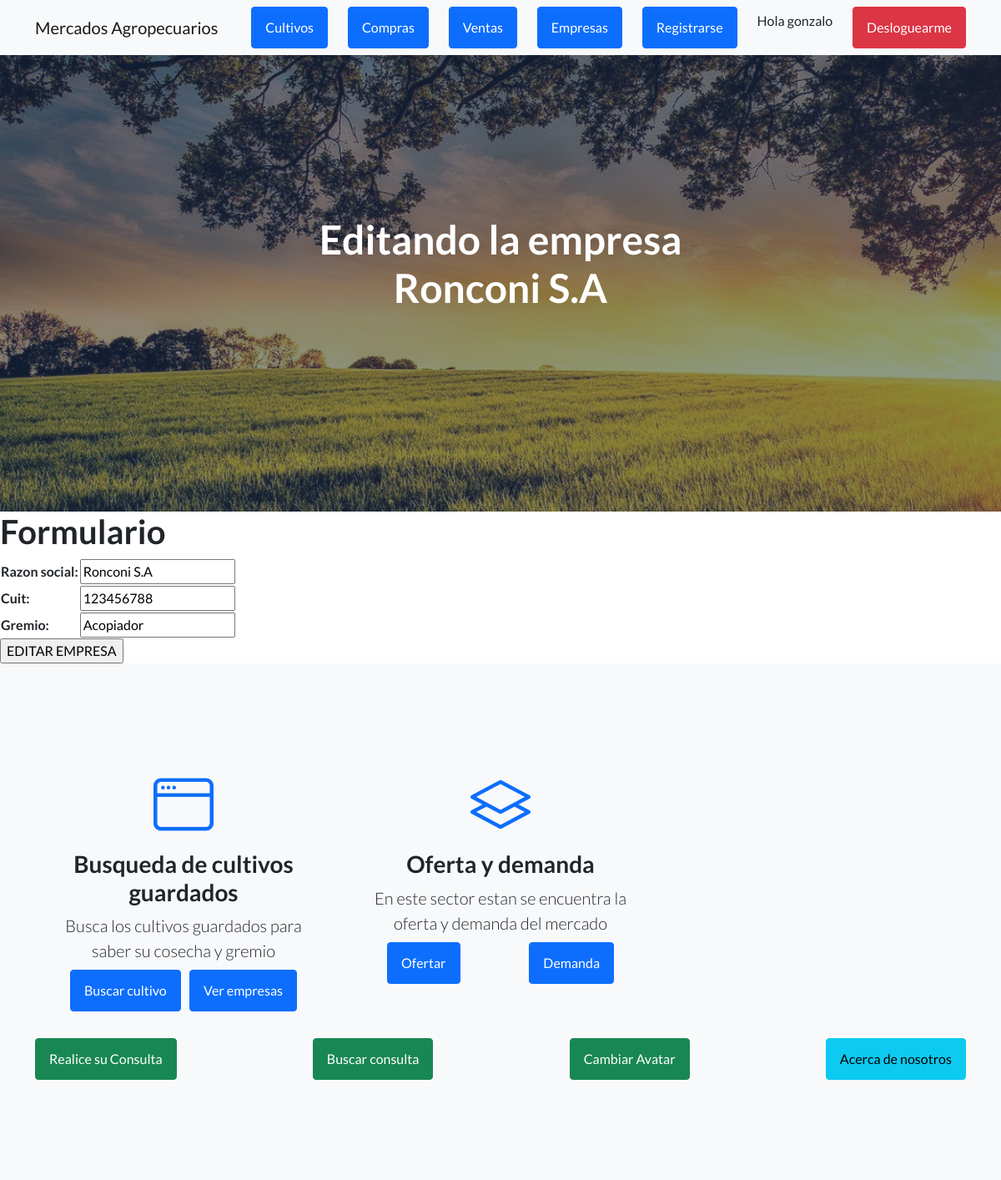
/editar_empresa/5 (signed in), run on the app's committed database.
### MVT_Ronconi_app/models.py (models this page shows, shortened)
class empresas (models.Model):
    razon_social=models.CharField(max_length=50)
    cuit=models.IntegerField()
    gremio=models.CharField(max_length=50)

### MVT_Ronconi_app/views.py (the view)
# urls.py: path('editar_empresa/<id>', editar_empresa, name="editar_empresa"),
@login_required
def editar_empresa(request, id):
    empresa=empresas.objects.get(id=id)
    if request.method=="POST":
        form=empresasform(request.POST)
        if form.is_valid():
            informacion=form.cleaned_data
            empresa.razon_social=informacion["razon_social"]
            empresa.cuit=informacion["cuit"]
            empresa.gremio=informacion["gremio"]
            empresa.save()
            total_empresas=empresas.objects.all()
            return render(request,"MVT_app/leer_empresa.html", {"mensaje":"Empresa creada correctamente", "ESTO_VA":total_empresas })
    else:
        formulario=empresasform(initial={"razon_social":empresa.razon_social, "cuit":empresa.cuit, "gremio":empresa.gremio  })
    return render(request, "MVT_app/editar_empresa.html", {"form":formulario, "Que_empresa":empresa})

### MVT_Ronconi_app/forms.py
class empresasform(forms.Form):
    razon_social=forms.CharField(max_length=50)
    cuit=forms.IntegerField()
    gremio=forms.CharField(max_length=50)

### MVT_Ronconi_app/templates/MVT_app/editar_empresa.html
{% extends "MVT_app/inicio.html" %}
{% load static %}
{% block titulo %}
<h1 class="mb-5">Editando la empresa {{ Que_empresa.razon_social }}</h1>
{% endblock %}
{% block contenido_nuevo %}
<h1> Formulario </h1>
<form action="{% url 'editar_empresa' Que_empresa.id %}" method="POST"> {% csrf_token %}
<table>
    {{ form.as_table }}
</table>
<input type="submit" value="EDITAR EMPRESA">
</form>
{% endblock %}

### MVT_Ronconi_app/templates/MVT_app/inicio.html (shortened to what this page needs)
<!DOCTYPE html>
<html lang="en">
    <head>
        {% load static %}
        <link href="https://cdn.jsdelivr.net/npm/bootstrap-icons@1.5.0/font/bootstrap-icons.css" rel="stylesheet" type="text/css" />
        <link href="{% static 'MVT_app/css/styles.css' %}" rel="stylesheet" />
    </head>
    <body>
        <nav class="navbar navbar-light bg-light static-top">
            <div class="container">
                <a class="navbar-brand" href="{% url 'inicio1' %}">Mercados Agropecuarios</a>
                <a class="btn btn-primary" href="{% url 'cultivoformulario' %}">Cultivos</a>
                <a class="btn btn-primary" href="{% url 'comprasformulario' %}">Compras</a>
                <a class="btn btn-primary" href="{% url 'ventasformulario' %}">Ventas</a>
                <a class="btn btn-primary" href="{% url 'empresaformulario' %}">Empresas</a>
                <a class="btn btn-primary" href="{% url 'register' %}">Registrarse</a>
                {% if user.is_authenticated %}
                <p> Hola {{ user.username }}</p>
                <a class="btn btn-danger" href="{% url 'logout' %}">Desloguearme</a>
                {% else %}
                <a class="btn btn-primary" href="{% url 'login' %}">Login</a>
                {% endif %}
            </div>
        </nav>
        <header class="masthead">
            <div class="container position-relative">
                <div class="row justify-content-center">
                    <div class="col-xl-6">
                        <div class="text-center text-white">
                             {% block titulo %}
                             {% endblock %}
                        </div>
                    </div>
                </div>
            </div>
        </header>
        {% block contenido_nuevo %}
        {% endblock %}
        <section class="features-icons bg-light text-center">
            <div class="container">
                <div class="row">
                    <div class="col-lg-4">
                        <div class="features-icons-item mx-auto mb-5 mb-lg-0 mb-lg-3">
                            <div class="features-icons-icon d-flex"><i class="bi-window m-auto text-primary"></i></div>
                            <h3>Busqueda de cultivos guardados</h3>
                            <p class="lead mb-0">Busca los cultivos guardados para saber su cosecha y gremio</p>
                            <nav class="navbar navbar-light bg-light static-top">
                                <div class="container">
                                   <a class="btn btn-primary" href="{% url 'busquedacultivo' %}">Buscar cultivo</a>
                                   <a class="btn btn-primary" href="{% url 'leer_empresa' %}">Ver empresas</a>
                                </div>
                        </div>
                    </div>
                    <div class="col-lg-4">
                        <div class="features-icons-item mx-auto mb-5 mb-lg-0 mb-lg-3">
                            <div class="features-icons-icon d-flex"><i class="bi-layers m-auto text-primary"></i></div>
                            <h3>Oferta y demanda </h3>
                            <p class="lead mb-0">En este sector estan se encuentra la oferta y demanda del mercado</p>
                            <nav class="navbar navbar-light bg-light static-top">
                                <div class="container">
                                   <a class="btn btn-primary" href="{% url 'oferta' %}"> Ofertar </a>
                                   <a class="btn btn-primary" href="{% url 'demanda' %}"> Demanda </a>
                        </div>
                            </div>
        </div>
    </div>
</div>
<nav class="navbar navbar-light bg-light static-top">
    <div class="container">
        <a class="btn btn-success" href="{% url 'chatconsulta' %}"> Realice su Consulta </a>
        <a class="btn btn-success" href="{% url 'leer_consulta' %}"> Buscar consulta </a>
        <a class="btn btn-success" href="{% url 'agregarAvatar' %}">Cambiar Avatar</a>
        <a class="btn btn-info" href="{% url 'grupo' %}"> Acerca de nosotros </a>
    </div>

### data on the page
empresas: razon_social "Ronconi S.A", cuit "123456788", gremio "Acopiador"

### other printed values
{{ user.username }} "gonzalo"
